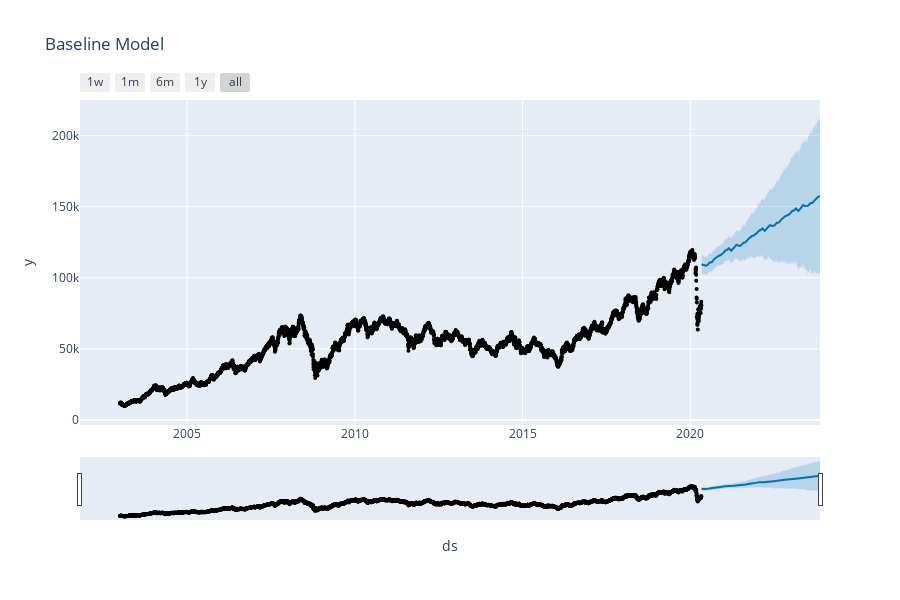

This figure's notebook cell:
### Markdown cell above
# Baseline Model

### Code cell
# baseline model
baseline_model = Prophet() # parâmetros default
baseline_model.fit(train)

# predizer test set
future_baseline = baseline_model.make_future_dataframe(periods=len(test),
                                                        freq='B') # dias úteis
forecast_baseline = baseline_model.predict(future_baseline)
# calular mape
forecast_baseline = forecast_baseline.merge(test[['ds', 'y']], on='ds')
# calcular mape média
forecast_baseline['mape'] = np.abs((forecast_baseline['yhat'] - forecast_baseline['y']) / forecast_baseline['y'])
print(f'MAPE: {forecast_baseline.mape.mean():.2%}')

# plotar baseline
fig = plot_plotly(baseline_model, forecast_baseline)
fig.update_layout(title='Baseline Model')
fig.show()

# plotar componentes
baseline_model.plot_components(forecast_baseline)

### Figure 1 — Plotly figure (JSON) as saved in the notebook; plotly's stock layout.template omitted (floating-point values rounded to 4 significant figures; data arrays with more than 128 entries replaced by an {"elided": "..."} marker saying what was removed)
{"data": [{"marker": {"color": "black", "size": 4}, "mode": "markers", "name": "Actual", "type": "scatter", "x": {"elided": "4287 str values"}, "y": {"elided": "4287 int values"}}, {"hoverinfo": "skip", "line": {"width": 0}, "mode": "lines", "type": "scatter", "x": {"elided": "880 str values"}, "y": {"elided": "880 float values"}}, {"fill": "tonexty", "fillcolor": "rgba(0, 114, 178, 0.2)", "line": {"color": "#0072B2", "width": 2}, "mode": "lines", "name": "Predicted", "type": "scatter", "x": {"elided": "880 str values"}, "y": {"elided": "880 float values"}}, {"fill": "tonexty", "fillcolor": "rgba(0, 114, 178, 0.2)", "hoverinfo": "skip", "line": {"width": 0}, "mode": "lines", "type": "scatter", "x": {"elided": "880 str values"}, "y": {"elided": "880 float values"}}], "layout": {"height": 600, "showlegend": false, "title": {"text": "Baseline Model"}, "width": 900, "xaxis": {"rangeselector": {"buttons": [{"count": 7, "label": "1w", "step": "day", "stepmode": "backward"}, {"count": 1, "label": "1m", "step": "month", "stepmode": "backward"}, {"count": 6, "label": "6m", "step": "month", "stepmode": "backward"}, {"count": 1, "label": "1y", "step": "year", "stepmode": "backward"}, {"step": "all"}]}, "rangeslider": {"visible": true}, "title": {"text": "ds"}, "type": "date"}, "yaxis": {"title": {"text": "y"}}}}
